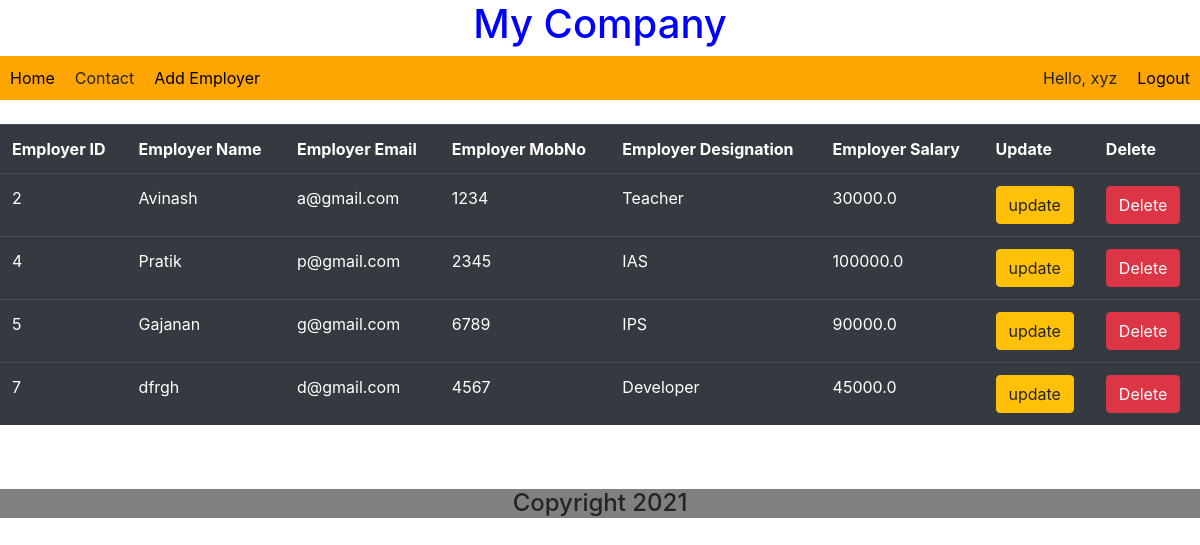
Page /ca/home/ (signed in) on the committed database.
### CRUDAuthApp/models.py (models this page shows)
class Employer(models.Model):
    name = models.CharField(max_length=32)
    email = models.CharField(max_length=32)
    mobno = models.IntegerField()
    designation = models.CharField(max_length=32)
    salary = models.FloatField()

### CRUDAuthApp/views.py (the view)
# urls.py: path('home/',EmployerListView.as_view(),name='emp_list'),
class EmployerListView(ListView):
    model = Employer

### templates/CRUDAuthApp/employer_list.html (shortened to what this page needs)
{% extends 'layout.html' %}
{% block content %}
        <table class="table table-dark">
            <tr>
                <th>Employer ID</th>
                <th>Employer Name</th>
                <th>Employer Email</th>
                <th>Employer MobNo</th>
                <th>Employer Designation</th>
                <th>Employer Salary</th>
                <th>Update</th>
                <th>Delete</th>
            </tr>
            {% for emp in object_list %}
            <tr>
                <td>{{emp.id}}</td>
                <td>{{emp.name}}</td>
                <td>{{emp.email}}</td>
                <td>{{emp.mobno}}</td>
                <td>{{emp.designation}}</td>
                <td>{{emp.salary}}</td>
                <td>
                    <a href="{% url 'emp_update' emp.id %}">
                        <button class="btn btn-warning">
                        update
                        </button>
                    </a>
                </td>
                <td><a href = "{% url 'emp_delete' emp.id %}"><button class="btn btn-danger">Delete</button></a></td>
            </tr>
            {% endfor %}
        </table>
{% endblock %}

### templates/layout.html (shortened to what this page needs)
<!DOCTYPE html>
{% load static %}
<html lang="en">
<head>
    <link rel="stylesheet" href="{% static 'CRUDAuthApp/style.css' %}" alt="not found">
    <link rel="stylesheet" href="https://cdn.jsdelivr.net/npm/bootstrap@4.6.0/dist/css/bootstrap.min.css">
</head>
<body>
      <header>
          <h1>My Company</h1>
      </header>
     <ul class="my_navbar">
         <li><a href="{% url 'emp_list' %}">Home</a></li>
         <li><a>Contact</a></li>
         <li><a href="{% url 'emp_create' %}">Add Employer</a></li>
         <span style="float: right;">
             {% if user.is_authenticated %}
                  <li><a>Hello, {{user.username}}</a></li>
                  <li><a href="{% url 'logout' %}">Logout</a></li>
             {% else %}
                   <li><a href="{% url 'login' %}">Login</a></li>
                   <li><a href="{% url 'register' %}">Register</a></li>
             {% endif %}
         </span>
     </ul>
      <br>
      {% block content %}{% endblock %}
      <br><br>
</body>
<footer>
     <h4>Copyright 2021</h4>
</footer>

### static/CRUDAuthApp/style.css (style rules this page uses)
h1 { color: blue; }
body { background-color: lightgreen; }
.my_navbar { background-color: orange; overflow: hidden; list-style-type: none; margin: 0; padding: 0; }
li { float: left; }
li a { display: block; color: black; text-decoration: none; padding: 10px 10px 10px 10px; }
header h1 { text-align: center; }
footer h4 { background-color: gray; text-align: center; }

### rows in the picture
Employer: id "2", name "Avinash", email "a@gmail.com", mobno "1234", designation "Teacher", salary "30000.0"
Employer: id "4", name "Pratik", email "p@gmail.com", mobno "2345", designation "IAS", salary "100000.0"
Employer: id "5", name "Gajanan", email "g@gmail.com", mobno "6789", designation "IPS", salary "90000.0"
Employer: id "7", name "dfrgh", email "d@gmail.com", mobno "4567", designation "Developer", salary "45000.0"

### other values in the picture
{{ user.username }} "xyz"
